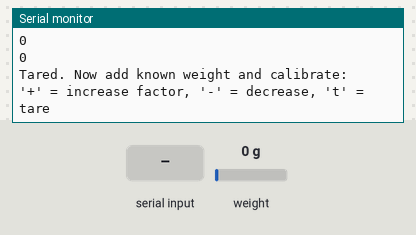
The sketch below on a simulated Arduino Uno, built with avr-gcc and run on an emulated ATmega328P. Parts: the last lines printed to the serial monitor. The test bench sets the inputs (shaded band); at power-on: weight on the scale 0 g.

Above: at 8.2 s.
8.3 s: "+" received over Serial
At 9.7 s:
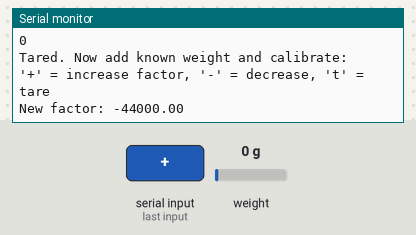
12.1 s: "t" received over Serial
At 14.5 s:
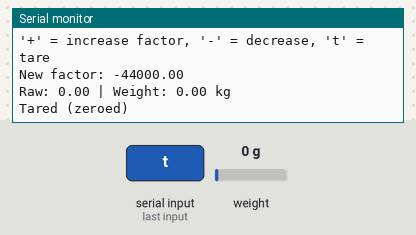

Measured:
- after the input at 8.3 s, the serial monitor: prints a new line at once (image 1)
- after the input at 12.1 s, the serial monitor: prints a new line after 1.0 s (image 2)

The sketch:

WeightSensor.ino.ino
```cpp
#include "HX711.h"

const int DT_PIN = 19;
const int SCK_PIN = 4;

HX711 scale;
float calibration_factor = -40000;  // Start with larger value
unsigned long previousMillis = 0;
const long interval = 10000;  // 10 second interval

void setup() {
  Serial.begin(115200);
  scale.begin(DT_PIN, SCK_PIN);

  // Debug: Print raw values first
  Serial.println("Raw readings (no calibration):");
  for(int i=0; i<10; i++) {
    Serial.println(scale.read());
    delay(500);
  }

  scale.tare();
  scale.set_scale(calibration_factor);
  Serial.println("Tared. Now add known weight and calibrate:");
  Serial.println("'+' = increase factor, '-' = decrease, 't' = tare");
}

void loop() {
  unsigned long currentMillis = millis();

  // Only take readings every 10 seconds
  if (currentMillis - previousMillis >= interval) {
    previousMillis = currentMillis;

    float raw = scale.read();
    float weight = scale.get_units(5);  // Average 5 readings

    // Only display weights between 0-10 kg
    if (weight >= 0 && weight <= 10) {
      Serial.print("Raw: ");
      Serial.print(raw);
      Serial.print(" | Weight: ");
      Serial.print(weight, 2);
      Serial.println(" kg");
    }
  }

  // Calibration adjustments (works anytime)
  if(Serial.available()) {
    char c = Serial.read();
    if(c == '+') {
      calibration_factor *= 1.1;  // Increase by 10%
      scale.set_scale(calibration_factor);
      Serial.print("New factor: ");
      Serial.println(calibration_factor);
    }
    if(c == '-') {
      calibration_factor *= 0.9; // Decrease by 10%
      scale.set_scale(calibration_factor);
      Serial.print("New factor: ");
      Serial.println(calibration_factor);
    }
    if(c == 't') {
      scale.tare();
      Serial.println("Tared (zeroed)");
    }
  }
}
```
